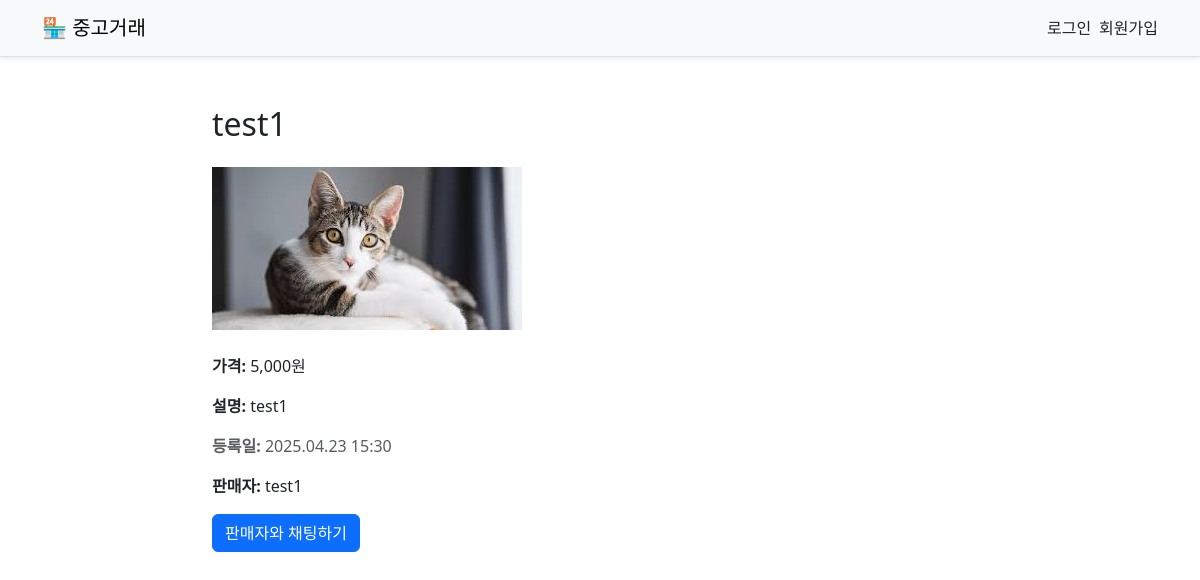
Page /products/1/ on the earlier database version.
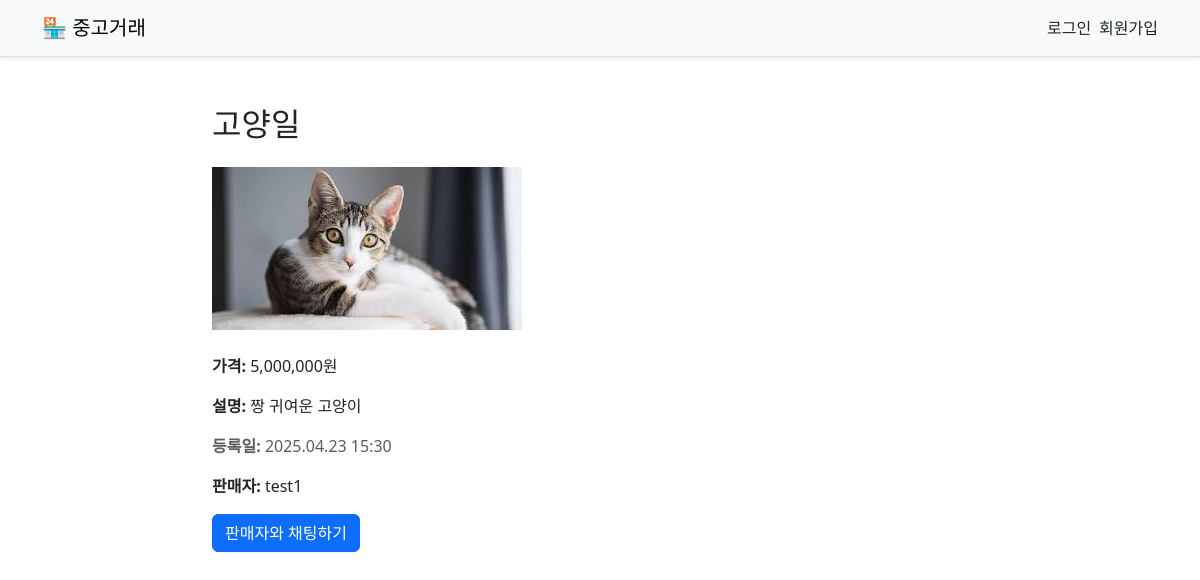
Same page on the later database version.
### products/models.py (models this page shows)
class Product(models.Model):
    name = models.CharField(max_length=100)
    description = models.TextField()
    price = models.PositiveIntegerField()
    user = models.ForeignKey(CustomUser, on_delete=models.CASCADE)
    created_at = models.DateTimeField(auto_now_add=True)

class ProductImage(models.Model):
    product = models.ForeignKey(Product, on_delete=models.CASCADE)
    image = models.ImageField(upload_to='product_images/')

### accounts/models.py (models this page shows)
class CustomUser(AbstractUser):
    bio = models.TextField(blank=True)
    account_number = models.CharField(max_length=30, blank=True)
    is_admin = models.BooleanField(default=False)
    is_active = models.BooleanField(default=True)

### products/views.py (the view)
# urls.py: path('<int:id>/', views.product_detail_view, name='product_detail'), # /products/5/
def product_detail_view(request, id):
    product = get_object_or_404(Product, id=id)
    return render(request, 'products/product_detail.html', {'product': product})

### templates/products/product_detail.html (shortened to what this page needs)
{% extends 'base.html' %}
{% load humanize %}
{% block content %}
<div class="container mt-5" style="max-width: 800px;">
  <h2 class="mb-4">{{ product.name }}</h2>
  {% if product.productimage_set.first %}
    <img src="{{ product.productimage_set.first.image.url }}" class="img-fluid mb-4" alt="상품 이미지">
  {% endif %}
  <p><strong>가격:</strong> {{ product.price|intcomma }}원</p>
  <p><strong>설명:</strong> {{ product.description }}</p>
  <p class="text-muted"><strong>등록일:</strong> {{ product.created_at|date:"Y.m.d H:i" }}</p>
  <p><strong>판매자:</strong> {{ product.user.username }}</p>
  {% if user == product.user %}
  <div class="mt-3">
    <a href="{% url 'product_edit' product.id %}" class="btn btn-primary">수정하기</a>
    <form action="{% url 'product_delete' product.id %}" method="post" class="mt-3">
        {% csrf_token %}
        <button type="submit" class="btn btn-danger">삭제하기</button>
    </form>
  </div>
  {% else %}
  <div class="mt-3">
    <a href="{% url 'private_chat' product.user.id %}" class="btn btn-primary">판매자와 채팅하기</a>
  </div>
  {% endif %}
</div>
{% endblock %}

Differences in the rows shown:
changed Product "test1": name "test1" → "고양일"; price "5,000" → "5,000,000"; description "test1" → "짱 귀여운 고양이"
